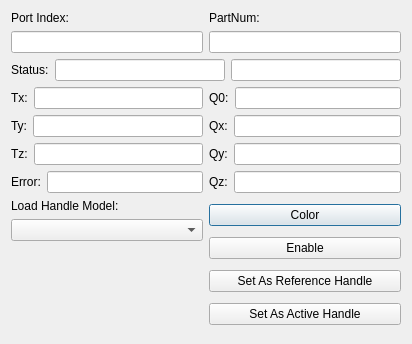
<?xml version="1.0" encoding="UTF-8"?>
<ui version="4.0">
 <class>SBMENDIHandleCardDlg</class>
 <widget class="QDialog" name="SBMENDIHandleCardDlg">
  <property name="geometry">
   <rect>
    <x>0</x>
    <y>0</y>
    <width>412</width>
    <height>344</height>
   </rect>
  </property>
  <property name="windowTitle">
   <string>NDI Handle Card</string>
  </property>
  <layout class="QGridLayout" name="gridLayout">
   <item row="0" column="0" colspan="2">
    <layout class="QHBoxLayout" name="horizontalLayout_11">
     <item>
      <layout class="QVBoxLayout" name="verticalLayout">
       <item>
        <widget class="QLabel" name="label_2">
         <property name="text">
          <string>Port Index:</string>
         </property>
        </widget>
       </item>
       <item>
        <widget class="QLineEdit" name="lineEdit_PortIndex"/>
       </item>
      </layout>
     </item>
     <item>
      <layout class="QVBoxLayout" name="verticalLayout_2">
       <item>
        <widget class="QLabel" name="label_3">
         <property name="text">
          <string>PartNum:</string>
         </property>
        </widget>
       </item>
       <item>
        <widget class="QLineEdit" name="lineEdit_PartNum"/>
       </item>
      </layout>
     </item>
    </layout>
   </item>
   <item row="1" column="0" colspan="2">
    <layout class="QHBoxLayout" name="horizontalLayout_9">
     <item>
      <widget class="QLabel" name="label">
       <property name="sizePolicy">
        <sizepolicy hsizetype="Fixed" vsizetype="Fixed">
         <horstretch>0</horstretch>
         <verstretch>0</verstretch>
        </sizepolicy>
       </property>
       <property name="text">
        <string>Status:</string>
       </property>
      </widget>
     </item>
     <item>
      <widget class="QLineEdit" name="lineEdit_Status">
       <property name="sizePolicy">
        <sizepolicy hsizetype="Preferred" vsizetype="Preferred">
         <horstretch>0</horstretch>
         <verstretch>0</verstretch>
        </sizepolicy>
       </property>
       <property name="readOnly">
        <bool>false</bool>
       </property>
      </widget>
     </item>
     <item>
      <widget class="QLineEdit" name="lineEdit_OV">
       <property name="sizePolicy">
        <sizepolicy hsizetype="Preferred" vsizetype="Preferred">
         <horstretch>0</horstretch>
         <verstretch>0</verstretch>
        </sizepolicy>
       </property>
      </widget>
     </item>
    </layout>
   </item>
   <item row="2" column="0" colspan="2">
    <layout class="QHBoxLayout" name="horizontalLayout_10">
     <item>
      <layout class="QVBoxLayout" name="verticalLayout_5">
       <item>
        <layout class="QHBoxLayout" name="horizontalLayout">
         <item>
          <widget class="QLabel" name="label_Tx">
           <property name="text">
            <string>Tx:</string>
           </property>
          </widget>
         </item>
         <item>
          <widget class="QLineEdit" name="lineEdit_Tx">
           <property name="sizePolicy">
            <sizepolicy hsizetype="Expanding" vsizetype="Fixed">
             <horstretch>0</horstretch>
             <verstretch>0</verstretch>
            </sizepolicy>
           </property>
           <property name="readOnly">
            <bool>true</bool>
           </property>
          </widget>
         </item>
        </layout>
       </item>
       <item>
        <layout class="QHBoxLayout" name="horizontalLayout_2">
         <item>
          <widget class="QLabel" name="label_Ty">
           <property name="text">
            <string>Ty:</string>
           </property>
          </widget>
         </item>
         <item>
          <widget class="QLineEdit" name="lineEdit_Ty">
           <property name="sizePolicy">
            <sizepolicy hsizetype="Expanding" vsizetype="Fixed">
             <horstretch>0</horstretch>
             <verstretch>0</verstretch>
            </sizepolicy>
           </property>
           <property name="readOnly">
            <bool>true</bool>
           </property>
          </widget>
         </item>
        </layout>
       </item>
       <item>
        <layout class="QHBoxLayout" name="horizontalLayout_3">
         <item>
          <widget class="QLabel" name="label_Tz">
           <property name="text">
            <string>Tz:</string>
           </property>
          </widget>
         </item>
         <item>
          <widget class="QLineEdit" name="lineEdit_Tz">
           <property name="sizePolicy">
            <sizepolicy hsizetype="Expanding" vsizetype="Fixed">
             <horstretch>0</horstretch>
             <verstretch>0</verstretch>
            </sizepolicy>
           </property>
           <property name="readOnly">
            <bool>true</bool>
           </property>
          </widget>
         </item>
        </layout>
       </item>
       <item>
        <layout class="QHBoxLayout" name="horizontalLayout_7">
         <item>
          <widget class="QLabel" name="label_Error">
           <property name="text">
            <string>Error:</string>
           </property>
          </widget>
         </item>
         <item>
          <widget class="QLineEdit" name="lineEdit_Error">
           <property name="sizePolicy">
            <sizepolicy hsizetype="Expanding" vsizetype="Fixed">
             <horstretch>0</horstretch>
             <verstretch>0</verstretch>
            </sizepolicy>
           </property>
           <property name="readOnly">
            <bool>true</bool>
           </property>
          </widget>
         </item>
        </layout>
       </item>
      </layout>
     </item>
     <item>
      <layout class="QVBoxLayout" name="verticalLayout_6">
       <item>
        <layout class="QHBoxLayout" name="horizontalLayout_4">
         <item>
          <widget class="QLabel" name="label_Q0">
           <property name="text">
            <string>Q0:</string>
           </property>
          </widget>
         </item>
         <item>
          <widget class="QLineEdit" name="lineEdit_Q0">
           <property name="sizePolicy">
            <sizepolicy hsizetype="Expanding" vsizetype="Fixed">
             <horstretch>0</horstretch>
             <verstretch>0</verstretch>
            </sizepolicy>
           </property>
           <property name="readOnly">
            <bool>true</bool>
           </property>
          </widget>
         </item>
        </layout>
       </item>
       <item>
        <layout class="QHBoxLayout" name="horizontalLayout_5">
         <item>
          <widget class="QLabel" name="label_Qx">
           <property name="text">
            <string>Qx:</string>
           </property>
          </widget>
         </item>
         <item>
          <widget class="QLineEdit" name="lineEdit_Qx">
           <property name="sizePolicy">
            <sizepolicy hsizetype="Expanding" vsizetype="Fixed">
             <horstretch>0</horstretch>
             <verstretch>0</verstretch>
            </sizepolicy>
           </property>
           <property name="readOnly">
            <bool>true</bool>
           </property>
          </widget>
         </item>
        </layout>
       </item>
       <item>
        <layout class="QHBoxLayout" name="horizontalLayout_6">
         <item>
          <widget class="QLabel" name="label_Qy">
           <property name="text">
            <string>Qy:</string>
           </property>
          </widget>
         </item>
         <item>
          <widget class="QLineEdit" name="lineEdit_Qy">
           <property name="sizePolicy">
            <sizepolicy hsizetype="Expanding" vsizetype="Fixed">
             <horstretch>0</horstretch>
             <verstretch>0</verstretch>
            </sizepolicy>
           </property>
           <property name="readOnly">
            <bool>true</bool>
           </property>
          </widget>
         </item>
        </layout>
       </item>
       <item>
        <layout class="QHBoxLayout" name="horizontalLayout_8">
         <item>
          <widget class="QLabel" name="label_Qz">
           <property name="text">
            <string>Qz:</string>
           </property>
          </widget>
         </item>
         <item>
          <widget class="QLineEdit" name="lineEdit_Qz">
           <property name="sizePolicy">
            <sizepolicy hsizetype="Expanding" vsizetype="Fixed">
             <horstretch>0</horstretch>
             <verstretch>0</verstretch>
            </sizepolicy>
           </property>
           <property name="readOnly">
            <bool>true</bool>
           </property>
          </widget>
         </item>
        </layout>
       </item>
      </layout>
     </item>
    </layout>
   </item>
   <item row="3" column="0">
    <layout class="QVBoxLayout" name="verticalLayout_3">
     <item>
      <widget class="QLabel" name="label_4">
       <property name="text">
        <string>Load Handle Model:</string>
       </property>
      </widget>
     </item>
     <item>
      <widget class="QComboBox" name="comboBox_HandleModel"/>
     </item>
    </layout>
   </item>
   <item row="3" column="1" rowspan="2">
    <layout class="QVBoxLayout" name="verticalLayout_4">
     <item>
      <widget class="QPushButton" name="pushButton_Color">
       <property name="text">
        <string>Color</string>
       </property>
      </widget>
     </item>
     <item>
      <widget class="QPushButton" name="pushButton_Enable">
       <property name="text">
        <string>Enable</string>
       </property>
      </widget>
     </item>
     <item>
      <widget class="QPushButton" name="pushButton_SetAsReferenceHandle">
       <property name="text">
        <string>Set As Reference Handle</string>
       </property>
      </widget>
     </item>
     <item>
      <widget class="QPushButton" name="pushButton_SetAsActiveHandle">
       <property name="text">
        <string>Set As Active Handle</string>
       </property>
      </widget>
     </item>
    </layout>
   </item>
   <item row="4" column="0">
    <spacer name="verticalSpacer">
     <property name="orientation">
      <enum>Qt::Vertical</enum>
     </property>
     <property name="sizeHint" stdset="0">
      <size>
       <width>20</width>
       <height>85</height>
      </size>
     </property>
    </spacer>
   </item>
  </layout>
  <zorder>verticalSpacer</zorder>
 </widget>
 <resources/>
 <connections/>
</ui>
